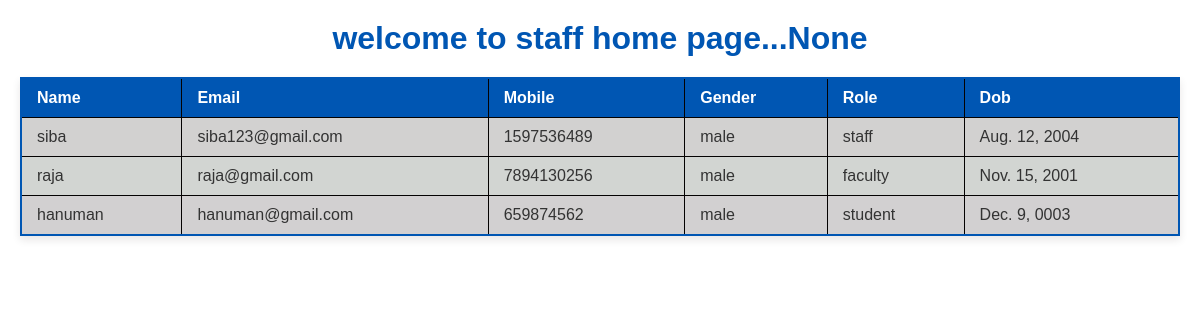
The app's page /staff/staffhome with its own data.
### Register/models.py (models this page shows, shortened)
class register_master(models.Model):
    name =models.CharField(max_length=50)
    email=models.CharField(max_length=100,primary_key=True)
    mobile=models.CharField(max_length=12)
    password=models.CharField(max_length=20)
    gender=models.CharField(max_length=20)
    dob=models.DateField()
    role=models.CharField(max_length=30)
    status=models.IntegerField(default=0)

### staff/views.py (the view)
# urls.py: path('staffhome',staffhome,name="staffhome"),
def staffhome(request):
    name=request.session.get("name")
    ob=register_master.objects.filter(role='staff')
    obj1=register_master.objects.filter(role='student')
    obj=register_master.objects.filter(role='faculty')
    return render(request,"staffhome.html",{"staffname":name,"staffdata":ob, "fdata":obj, "sdata":obj1})

### staff/templates/staffhome.html (shortened to what this page needs)
<h1>welcome to staff home page...{{staffname|title}}</h1>
<table border="solid">
    <tr>
        <th>Name</th>
        <th>Email</th>
        <th>Mobile</th>
        <th>Gender</th>
        <th>Role</th>
        <th>Dob</th>
    </tr>
    {% for data in staffdata %}
    <tr style="background-color: rgb(210, 209, 208);">
        <td>{{data.name}}</td>
        <td>{{data.email}}</td>
        <td>{{data.mobile}}</td>
        <td>{{data.gender}}</td>
        <td>{{data.role}}</td>
        <td>{{data.dob}}</td>
    </tr>
    {% endfor %}
    {% for data1 in fdata %}
    <tr style="background-color:rgb(210, 213, 210);">
        <td>{{data1.name}}</td>
        <td>{{data1.email}}</td>
        <td>{{data1.mobile}}</td>
        <td>{{data1.gender}}</td>
        <td>{{data1.role}}</td>
        <td>{{data1.dob}}</td>
    </tr>
    {% endfor %}
    {% for data2 in sdata %}
    <tr style="background-color: rgb(210, 208, 209);">
        <td>{{data2.name}}</td>
        <td>{{data2.email}}</td>
        <td>{{data2.mobile}}</td>
        <td>{{data2.gender}}</td>
        <td>{{data2.role}}</td>
        <td>{{data2.dob}}</td>
    </tr>
    {% endfor %}
    </table>

### staff/templates/staffhome.html (style rules this page uses)
h1 { text-align: center; color: #0056b3; margin-bottom: 20px; }
table { width: 100%; border-collapse: collapse; margin: 0 auto; background-color: #191515; box-shadow: 0 4px 8px rgba(32, 24, 24, 0.1); }
table th, table td { padding: 10px 15px; text-align: left; border: 1px solid #040202; }
table th { background-color: #0056b3; color: white; font-weight: bold; }
table { border: solid 2px #0056b3; }

### records on screen
register_master: name "siba", email "siba123@gmail.com", mobile "1597536489", gender "male", role "staff", dob "Aug. 12, 2004"
register_master: name "raja", email "raja@gmail.com", mobile "7894130256", gender "male", role "faculty", dob "Nov. 15, 2001"
register_master: name "hanuman", email "hanuman@gmail.com", mobile "659874562", gender "male", role "student", dob "Dec. 9, 0003"

### other values on screen
{{ staffname|title }} "None"
